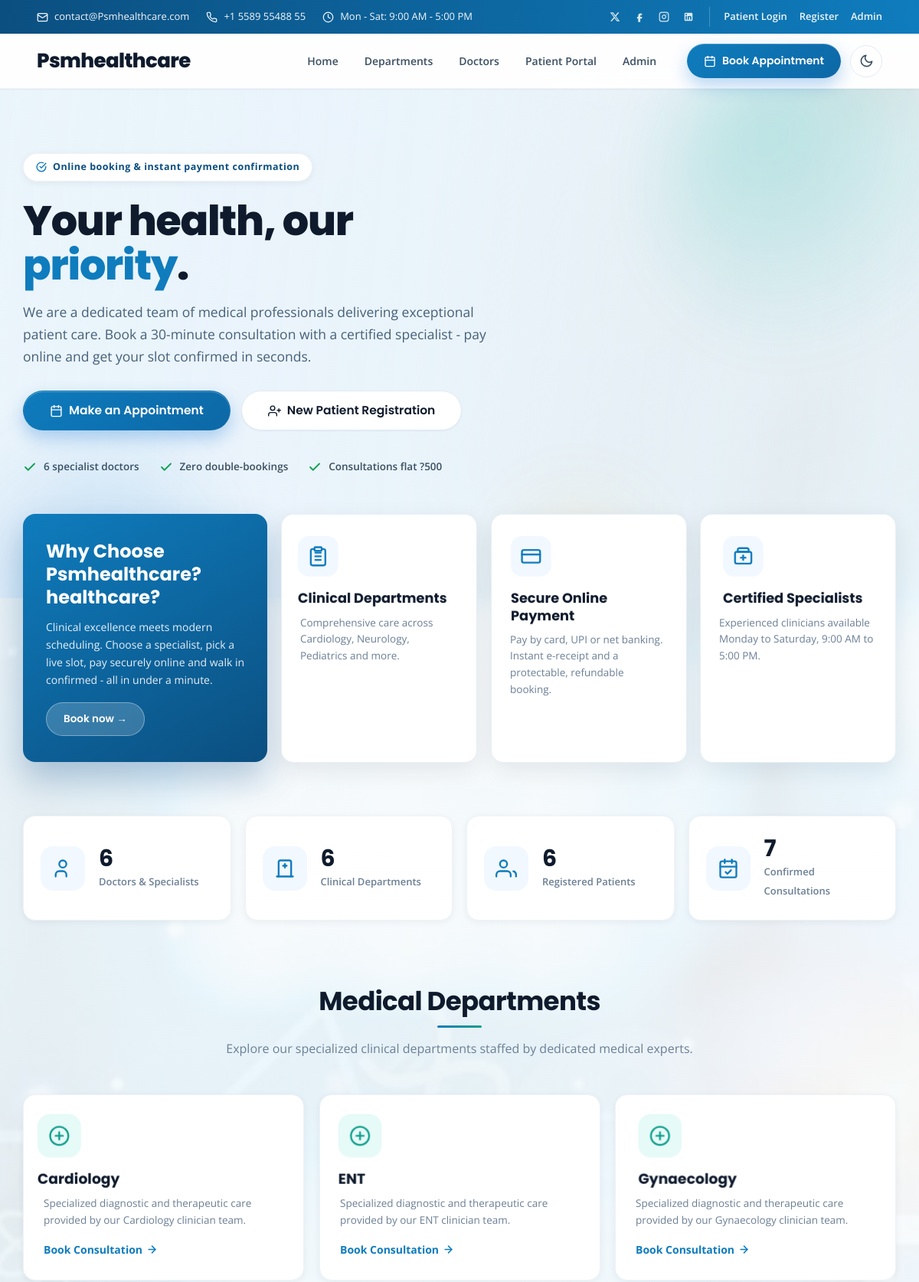
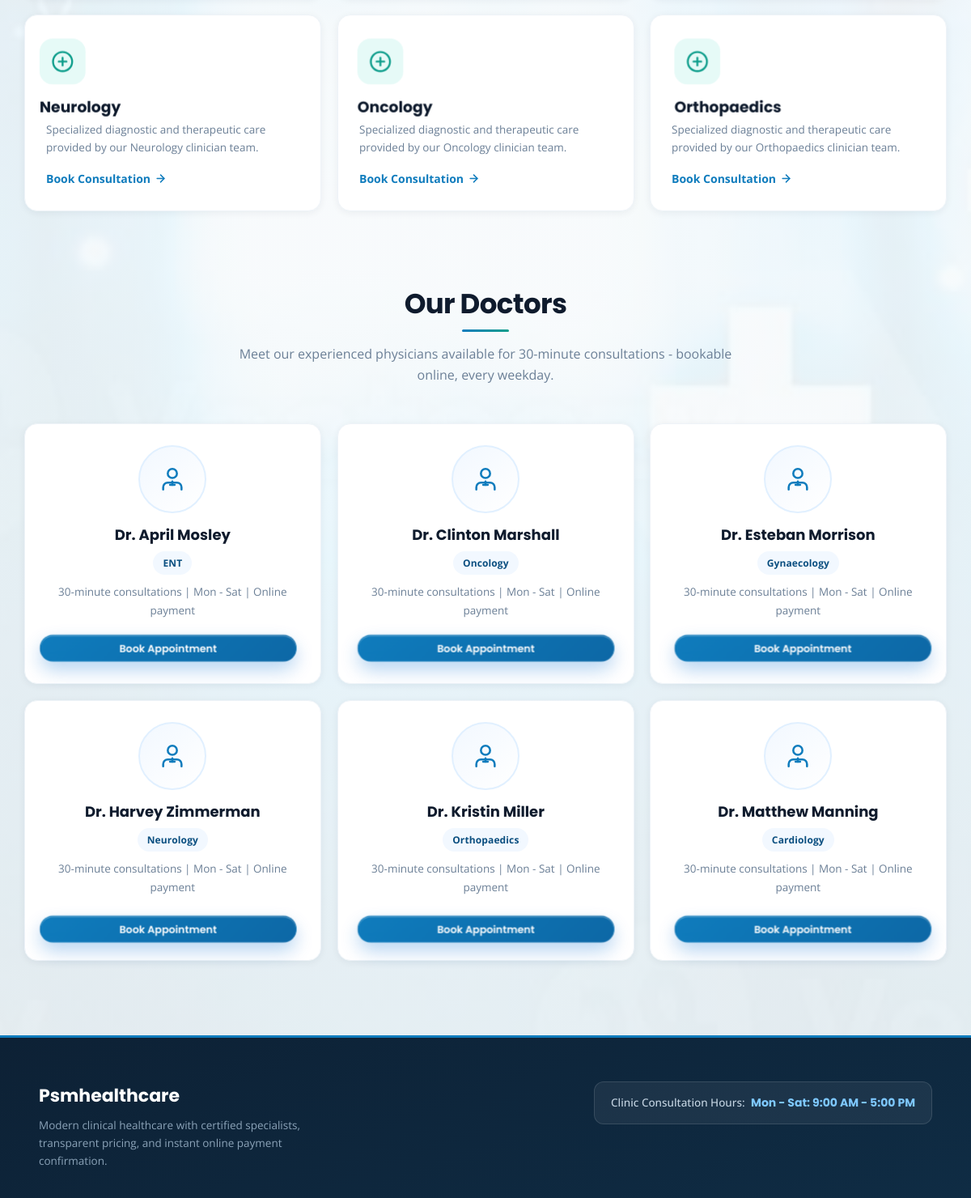
The page / on the database its author committed (2 pictures, top to bottom).
### tables this page shows
CREATE TABLE branches (
        id INTEGER PRIMARY KEY AUTOINCREMENT,
        name TEXT NOT NULL UNIQUE
    );

CREATE TABLE doctors (
        id INTEGER PRIMARY KEY AUTOINCREMENT,
        name TEXT NOT NULL,
        branch_id INTEGER NOT NULL REFERENCES branches(id) ON DELETE CASCADE
    );

### app.py (the view)
@app.route("/")
def index():
    connection = db()
    stats = {
        "doctors": connection.execute("SELECT COUNT(*) c FROM doctors").fetchone()["c"],
        "specialties": connection.execute("SELECT COUNT(*) c FROM branches").fetchone()["c"],
        "patients": connection.execute("SELECT COUNT(*) c FROM patients").fetchone()["c"],
        "appointments": connection.execute("SELECT COUNT(*) c FROM appointments").fetchone()["c"]
    }
    branches = connection.execute("SELECT * FROM branches ORDER BY name").fetchall()
    doctors = connection.execute("""
        SELECT d.*, b.name AS branch
        FROM doctors d
        JOIN branches b ON b.id = d.branch_id
        ORDER BY d.name
    """).fetchall()
    connection.close()
    return render_template(
        "index.html",
        stats=stats,
        branches=branches,
        doctors=doctors
    )

### app.py (called while the page is built)
def db():
    os.makedirs(os.path.dirname(DB_PATH), exist_ok=True)
    connection = sqlite3.connect(DB_PATH)
    connection.row_factory = sqlite3.Row
    connection.execute("PRAGMA foreign_keys = ON")
    return connection

def current_user():
    return session.get("user")

@app.context_processor
def globals_for_templates():
    return {
        "current_user": current_user(),
        "today": date.today().isoformat(),
        "booking_days": BOOKING_DAYS,
        "consultation_fee": CONSULTATION_FEE,
        "currency_symbol": CURRENCY_SYMBOL,
        "hold_minutes": PAYMENT_HOLD_MINUTES
    }

### templates/index.html (shortened to what this page needs)
{% extends 'base.html' %}
{% block content %}
<section class="medilab-hero">
    <div class="hero-orbs" aria-hidden="true">
        <span class="orb orb-1"></span>
        <span class="orb orb-2"></span>
    </div>
    <div class="hero-inner">
        <span class="hero-pill">
            <svg viewBox="0 0 24 24" width="14" height="14" fill="none" stroke="var(--primary)" stroke-width="2.4" stroke-linecap="round" stroke-linejoin="round">
                <path d="M22 11.08V12a10 10 0 1 1-5.93-9.14"></path>
                <polyline points="22 4 12 14.01 9 11.01"></polyline>
            </svg>
            Online booking & instant payment confirmation
        </span>
        <h1>Your health, our <em>priority</em>.</h1>
        <p>We are a dedicated team of medical professionals delivering exceptional patient care. Book a 30-minute consultation with a certified specialist - pay online and get your slot confirmed in seconds.</p>
        <div class="hero-btns">
            <a class="btn btn-primary btn-lg" href="{{ url_for('book') if (current_user and current_user.role == 'patient') else url_for('login', role='patient') }}">
                Make an Appointment
            </a>
            <a class="btn btn-ghost btn-lg" href="{{ url_for('signup') }}">
                New Patient Registration
            </a>
        </div>
        <div class="hero-trust">
            <div>
                <svg viewBox="0 0 24 24" width="18" height="18" fill="none" stroke="currentColor" stroke-width="2.4" stroke-linecap="round" stroke-linejoin="round"><polyline points="20 6 9 17 4 12"></polyline></svg>
                {{ stats.doctors }} specialist doctors
            </div>
            <div>
                <svg viewBox="0 0 24 24" width="18" height="18" fill="none" stroke="currentColor" stroke-width="2.4" stroke-linecap="round" stroke-linejoin="round"><polyline points="20 6 9 17 4 12"></polyline></svg>
                Zero double-bookings
            </div>
            <div>
                <svg viewBox="0 0 24 24" width="18" height="18" fill="none" stroke="currentColor" stroke-width="2.4" stroke-linecap="round" stroke-linejoin="round"><polyline points="20 6 9 17 4 12"></polyline></svg>
                Consultations flat {{ currency_symbol }}{{ consultation_fee }}
            </div>
        </div>
    </div>
</section>
<div class="hero-cards-wrap">
    <div class="hero-cards-grid perspective-grid">
        <div class="card-why-choose">
            <div>
                <h3>Why Choose Psmhealthcare?healthcare?</h3>
                <p>Clinical excellence meets modern scheduling. Choose a specialist, pick a live slot, pay securely online and walk in confirmed - all in under a minute.</p>
            </div>
            <a href="{{ url_for('book') if (current_user and current_user.role == 'patient') else url_for('login', role='patient') }}" class="btn-learn-more">
                Book now →
            </a>
        </div>
        <div class="medilab-feature-card tilt" data-tilt>
            <div class="card-icon">
            </div>
            <h3>Clinical Departments</h3>
            <p>Comprehensive care across Cardiology, Neurology, Pediatrics and more.</p>
        </div>
        <div class="medilab-feature-card tilt" data-tilt>
            <div class="card-icon">
                <svg viewBox="0 0 24 24" width="28" height="28" fill="none" stroke="currentColor" stroke-width="2" stroke-linecap="round" stroke-linejoin="round">
                    <rect x="2" y="5" width="20" height="14" rx="2"></rect>
                    <line x1="2" y1="10" x2="22" y2="10"></line>
                </svg>
            </div>
            <h3>Secure Online Payment</h3>
            <p>Pay by card, UPI or net banking. Instant e-receipt and a protectable, refundable booking.</p>
        </div>
        <div class="medilab-feature-card tilt" data-tilt>
            <div class="card-icon">
            </div>
            <h3>Certified Specialists</h3>
            <p>Experienced clinicians available Monday to Saturday, 9:00 AM to 5:00 PM.</p>
        </div>
    </div>
</div>
<section class="stats-section">
    <div class="stats-grid">
        <div class="stat-box">
            <div class="stat-icon">
                <svg viewBox="0 0 24 24" width="28" height="28" fill="none" stroke="currentColor" stroke-width="2" stroke-linecap="round" stroke-linejoin="round">
                    <path d="M16 21v-2a4 4 0 0 0-4-4H8a4 4 0 0 0-4 4v2"></path>
                    <circle cx="12" cy="7" r="4"></circle>
                </svg>
            </div>
            <div>
                <strong>{{ stats.doctors }}</strong>
                <span>Doctors & Specialists</span>
            </div>
        </div>
        <div class="stat-box">
            <div class="stat-icon">
            </div>
            <div>
                <strong>{{ stats.specialties }}</strong>
                <span>Clinical Departments</span>
            </div>
        </div>
        <div class="stat-box">
            <div class="stat-icon">
                <svg viewBox="0 0 24 24" width="28" height="28" fill="none" stroke="currentColor" stroke-width="2" stroke-linecap="round" stroke-linejoin="round">
                    <path d="M17 21v-2a4 4 0 0 0-4-4H5a4 4 0 0 0-4 4v2"></path>
                    <circle cx="9" cy="7" r="4"></circle>
                    <path d="M23 21v-2a4 4 0 0 0-3-3.87"></path>
                </svg>
            </div>
            <div>
                <strong>{{ stats.patients }}</strong>
                <span>Registered Patients</span>
            </div>
        </div>
        <div class="stat-box">
            <div class="stat-icon">
            </div>
            <div>
                <strong>{{ stats.appointments }}</strong>
                <span>Confirmed Consultations</span>
            </div>
        </div>
    </div>
</section>
<section class="section" id="departments">
    <div class="section-title">
        <h2>Medical Departments</h2>
        <p>Explore our specialized clinical departments staffed by dedicated medical experts.</p>
    </div>
    <div class="department-grid perspective-grid">
        {% for branch in branches %}
            <div class="department-card tilt" data-tilt>
                <div class="dept-icon">
                    <svg viewBox="0 0 24 24" width="28" height="28" fill="none" stroke="currentColor" stroke-width="2" stroke-linecap="round" stroke-linejoin="round">
                        <circle cx="12" cy="12" r="10"></circle>
                        <line x1="12" y1="8" x2="12" y2="16"></line>
                        <line x1="8" y1="12" x2="16" y2="12"></line>
                    </svg>
                </div>
                <h3>{{ branch.name }}</h3>
                <p>Specialized diagnostic and therapeutic care provided by our {{ branch.name }} clinician team.</p>
                <a href="{{ url_for('book') if (current_user and current_user.role == 'patient') else url_for('login', role='patient') }}" class="text-link">
                    Book Consultation
                    <svg viewBox="0 0 24 24" width="15" height="15" fill="none" stroke="currentColor" stroke-width="2.4" stroke-linecap="round" stroke-linejoin="round">
                        <line x1="5" y1="12" x2="19" y2="12"></line>
                        <polyline points="12 5 19 12 12 19"></polyline>
                    </svg>
                </a>
            </div>
        {% endfor %}
    </div>
</section>
<section class="section" id="doctors">
    <div class="section-title">
        <h2>Our Doctors</h2>
        <p>Meet our experienced physicians available for 30-minute consultations - bookable online, every weekday.</p>
    </div>
    <div class="doctors-grid perspective-grid">
        {% for doc in doctors %}
            <div class="doctor-card tilt" data-tilt>
                <div>
                    <div class="doc-avatar">
                        <svg viewBox="0 0 24 24" width="34" height="34" fill="none" stroke="currentColor" stroke-width="1.8" stroke-linecap="round" stroke-linejoin="round">
                            <path d="M20 21v-2a4 4 0 0 0-4-4H8a4 4 0 0 0-4 4v2"></path>
                            <circle cx="12" cy="7" r="4"></circle>
                            <path d="M12 14v3"></path>
                            <path d="M10 17h4"></path>
                        </svg>
                    </div>
                    <h4>Dr. {{ doc.name }}</h4>
                    <span class="badge">{{ doc.branch }}</span>
                    <p>30-minute consultations | Mon - Sat | Online payment</p>
                </div>
                <a class="btn btn-primary full btn-sm" href="{{ url_for('book') if (current_user and current_user.role == 'patient') else url_for('login', role='patient') }}">
                    Book Appointment
                </a>
            </div>
        {% endfor %}
    </div>
</section>
{% endblock %}

### templates/base.html (shortened to what this page needs)
<!doctype html>
<html lang="en">
<head>
    <link rel="stylesheet" href="{{ url_for('static', filename='css/style.css') }}">
</head>
<body>
<div class="top-contact-bar">
    <div class="contact-info">
        <span class="icon-text">
            <svg class="svg-inline" viewBox="0 0 24 24" width="15" height="15" fill="none" stroke="currentColor" stroke-width="2" stroke-linecap="round" stroke-linejoin="round">
                <rect x="2" y="4" width="20" height="16" rx="2"></rect>
                <path d="M22 7l-8.97 5.7a1.94 1.94 0 0 1-2.06 0L2 7"></path>
            </svg>
            contact@Psmhealthcare.com
        </span>
        <span class="icon-text">
            +1 5589 55488 55
        </span>
        <span class="icon-text">
            <svg class="svg-inline" viewBox="0 0 24 24" width="15" height="15" fill="none" stroke="currentColor" stroke-width="2" stroke-linecap="round" stroke-linejoin="round">
                <circle cx="12" cy="12" r="10"></circle>
                <polyline points="12 6 12 12 16 14"></polyline>
            </svg>
            Mon - Sat: 9:00 AM - 5:00 PM
        </span>
    </div>
    <div class="top-right-bar">
        <div class="social-links-top">
            <a href="#" title="Twitter / X" aria-label="Twitter">
                <svg viewBox="0 0 24 24" width="14" height="14" fill="currentColor">
                    <path d="M18.244 2.25h3.308l-7.227 8.26 8.502 11.24H16.17l-5.214-6.817L4.99 21.75H1.68l7.73-8.835L1.254 2.25H8.08l4.713 6.231zm-1.161 17.52h1.833L7.084 4.126H5.117z"/>
                </svg>
            </a>
            <a href="#" title="Facebook" aria-label="Facebook">
            </a>
            <a href="#" title="Instagram" aria-label="Instagram">
            </a>
            <a href="#" title="LinkedIn" aria-label="LinkedIn">
            </a>
        </div>
        <div class="top-auth-links">
            {% if current_user %}
                <span class="user-greeting">
                    <svg class="svg-inline" viewBox="0 0 24 24" width="14" height="14" fill="none" stroke="currentColor" stroke-width="2">
                        <path d="M20 21v-2a4 4 0 0 0-4-4H8a4 4 0 0 0-4 4v2"></path>
                        <circle cx="12" cy="7" r="4"></circle>
                    </svg>
                    <strong>{{ current_user.username }}</strong> · {{ current_user.role|title }}
                </span>
                <a href="{{ url_for('logout') }}" class="top-link-btn">
                    <svg class="svg-inline" viewBox="0 0 24 24" width="14" height="14" fill="none" stroke="currentColor" stroke-width="2">
                        <path d="M9 21H5a2 2 0 0 1-2-2V5a2 2 0 0 1 2-2h4"></path>
                        <polyline points="16 17 21 12 16 7"></polyline>
                        <line x1="21" y1="12" x2="9" y2="12"></line>
                    </svg>
                    Logout
                </a>
            {% else %}
                <a href="{{ url_for('login', role='patient') }}">Patient Login</a>
                <a href="{{ url_for('signup') }}">Register</a>
                <a href="{{ url_for('login', role='admin') }}">Admin</a>
            {% endif %}
        </div>
    </div>
</div>
<header class="topbar">
        <a class="brand" href="{{ url_for('index') }}">Psmhealthcare</a>
    <nav class="navlinks" id="navLinks">
        <a href="{{ url_for('index') }}">Home</a>
        {% if current_user and current_user.role == 'patient' %}
            <a href="{{ url_for('patient_dashboard') }}">My Appointments</a>
            <a href="{{ url_for('book') }}">Book a Visit</a>
            <a href="{{ url_for('index') }}#departments">Departments</a>
        {% elif current_user and current_user.role == 'admin' %}
            <a href="{{ url_for('admin_dashboard') }}">Dashboard</a>
            <a href="{{ url_for('admin_doctors') }}">Doctors</a>
            <a href="{{ url_for('admin_branches') }}">Departments</a>
            <a href="{{ url_for('admin_appointments') }}">Appointments</a>
        {% else %}
            <a href="{{ url_for('index') }}#departments">Departments</a>
            <a href="{{ url_for('index') }}#doctors">Doctors</a>
            <a href="{{ url_for('login', role='patient') }}">Patient Portal</a>
            <a href="{{ url_for('login', role='admin') }}">Admin</a>
        {% endif %}
    </nav>
    <div class="header-actions">
        {% if current_user and current_user.role == 'admin' %}
            <a class="btn-appointment" href="{{ url_for('admin_dashboard') }}">Dashboard</a>
        {% else %}
            <a class="btn-appointment" href="{{ url_for('book') }}">
                Book Appointment
            </a>
        {% endif %}
        <button class="theme-toggle" id="themeToggle" type="button" aria-label="Toggle dark mode">
            <svg class="theme-icon theme-icon-moon" viewBox="0 0 24 24" width="19" height="19" fill="none" stroke="currentColor" stroke-width="2" stroke-linecap="round" stroke-linejoin="round">
                <path d="M21 12.79A9 9 0 1 1 11.21 3 7 7 0 0 0 21 12.79z"></path>
            </svg>
        </button>
    </div>
</header>
<main>
    {% block content %}{% endblock %}
</main>
<footer>
    <div>
        <strong>Psmhealthcare</strong>
        <p>Modern clinical healthcare with certified specialists, transparent pricing, and instant online payment confirmation.</p>
    </div>
    <div class="clinic-hours">
        Clinic Consultation Hours:
        <strong>Mon - Sat: 9:00 AM - 5:00 PM</strong>
    </div>
</footer>
</body>
</html>

### rows shown on the page
branches: name "Cardiology"
branches: name "ENT"
branches: name "Gynaecology"
branches: name "Neurology"
branches: name "Oncology"
branches: name "Orthopaedics"
doctors: name "April Mosley", branch "ENT"
doctors: name "Clinton Marshall", branch "Oncology"
doctors: name "Esteban Morrison", branch "Gynaecology"
doctors: name "Harvey Zimmerman", branch "Neurology"
doctors: name "Kristin Miller", branch "Orthopaedics"
doctors: name "Matthew Manning", branch "Cardiology"

### other values the page prints
{{ stats.doctors }} "6"
{{ currency_symbol }} "?"
{{ consultation_fee }} "500"
{{ stats.specialties }} "6"
{{ stats.patients }} "6"
{{ stats.appointments }} "7"
